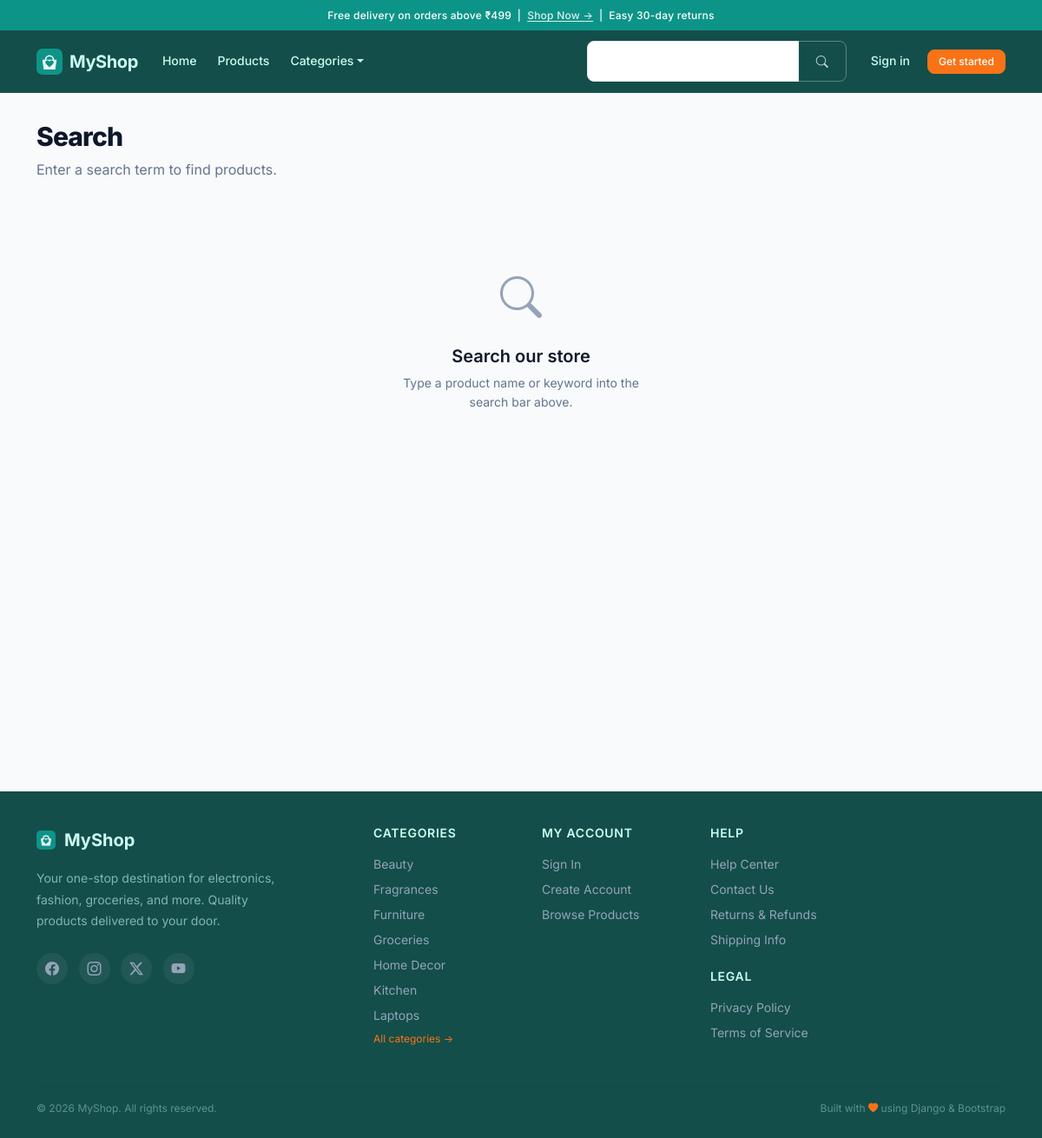
The app's page /search/ with its own data.
### shop/models.py (models this page shows, shortened)
class Category(models.Model):
    name = models.CharField(max_length=100)
    slug = models.SlugField(unique=True)
    image = models.ImageField(upload_to="categories/", null=True, blank=True)
    icon = models.CharField(max_length=50, default="bi-grid-3x3-gap")

### shop/views.py (the view)
# urls.py: path("search/", views.search, name="search"),
def search(request):
    query = request.GET.get("q", "").strip()
    products = Product.objects.none()
    if query:
        products = Product.objects.filter(
            Q(name__icontains=query) | Q(description__icontains=query)
        ).select_related("category")
    return render(request, "shop/search_results.html", {
        "products": products,
        "query": query,
    })

### shop/context_processors.py (called while the page is built)
def categories(request):
    return {"categories": Category.objects.all()}

### shop/templates/shop/search_results.html (shortened to what this page needs)
{% extends "shop/base.html" %}
{% block content %}
<div class="page-header">
  {% if query %}
    <h1 class="page-title">Results for "{{ query }}"</h1>
    <p class="page-subtitle">
      {% if products %}{{ products|length }} product{{ products|length|pluralize }} found{% else %}No products found{% endif %}
    </p>
  {% else %}
    <h1 class="page-title">Search</h1>
    <p class="page-subtitle">Enter a search term to find products.</p>
  {% endif %}
</div>
{% if products %}
  <div class="row g-4">
    {% for product in products %}
      <div class="col-6 col-md-4 col-lg-3">
        <div class="product-card">
          <div class="product-img-wrap">
            <img src="{{ product.image.url }}" alt="{{ product.name }}" loading="lazy">
          </div>
          <div class="card-body">
            <p class="product-detail-category">{{ product.category.name }}</p>
            <h6 class="product-name">{{ product.name }}</h6>
            <p class="product-price">₹{{ product.price }}</p>
            <div class="product-actions">
              <a href="{% url 'product_detail' product.pk %}" class="btn btn-outline-primary btn-sm">
                <i class="bi bi-eye"></i> View
              </a>
              {% if user.is_authenticated %}
                <form method="post" action="{% url 'add_to_cart' product.id %}" class="flex-1">
                  {% csrf_token %}
                  <button type="submit" class="btn btn-success btn-sm w-100">
                    <i class="bi bi-bag-plus"></i> Add
                  </button>
                </form>
              {% else %}
                <a href="{% url 'login' %}" class="btn btn-success btn-sm flex-1">
                  <i class="bi bi-bag-plus"></i> Add
                </a>
              {% endif %}
            </div>
          </div>
        </div>
      </div>
    {% endfor %}
  </div>
{% else %}
  <div class="empty-state">
    <div class="empty-state-icon"><i class="bi bi-search"></i></div>
    <h4>Search our store</h4>
    <p>Type a product name or keyword into the search bar above.</p>
  </div>
{% endif %}
{% endblock %}

### shop/templates/shop/base.html (shortened to what this page needs)
{% load static %}
<!DOCTYPE html>
<html lang="en">
<head>
  <link href="https://cdn.jsdelivr.net/npm/bootstrap@5.3.3/dist/css/bootstrap.min.css" rel="stylesheet" />
  <link href="https://cdn.jsdelivr.net/npm/bootstrap-icons@1.11.3/font/bootstrap-icons.css" rel="stylesheet" />
  <link href="{% static 'shop/css/main.css' %}" rel="stylesheet" />
  <link href="{% static 'shop/css/ecommerce.css' %}" rel="stylesheet" />
</head>
<body>
<div class="announcement-bar">
  Free delivery on orders above ₹499 &nbsp;|&nbsp;
  <a href="{% url 'product_list' %}">Shop Now →</a>
  &nbsp;|&nbsp; Easy 30-day returns
</div>
<nav class="navbar navbar-expand-lg sticky-top">
  <div class="container">
    <a class="navbar-brand" href="{% url 'home' %}">
      <img src="{% static 'shop/img/logo.svg' %}" alt="MyShop" class="navbar-logo">
      MyShop
    </a>
    <div class="collapse navbar-collapse" id="navbarNav">
      <ul class="navbar-nav me-auto align-items-lg-center">
        <li class="nav-item">
          <a class="nav-link {% if request.path == '/' %}active{% endif %}" href="{% url 'home' %}">Home</a>
        </li>
        <li class="nav-item">
          <a class="nav-link {% if '/products/' in request.path %}active{% endif %}" href="{% url 'product_list' %}">Products</a>
        </li>
        <li class="nav-item dropdown">
          <a class="nav-link dropdown-toggle" href="#" id="categoriesDropdown" role="button"
            data-bs-toggle="dropdown" aria-expanded="false">Categories</a>
        </li>
      </ul>
      <form class="d-flex me-3 my-2 my-lg-0" method="get" action="{% url 'search' %}">
        <div class="input-group" style="max-width:320px;">
          <input
            class="form-control search-input"
            type="search"
            placeholder="Search products..."
            aria-label="Search products"
            name="q"
            value="{{ request.GET.q|default:'' }}"
          />
          <button class="btn search-btn" type="submit" aria-label="Submit search">
            <i class="bi bi-search"></i>
          </button>
        </div>
      </form>
      <ul class="navbar-nav align-items-lg-center gap-1">
        {% if user.is_authenticated %}
          <li class="nav-item">
            <a class="nav-link position-relative" href="{% url 'cart' %}" aria-label="Shopping cart">
              <i class="bi bi-bag"></i>
              {% if request.session.cart %}
                <span class="badge bg-danger cart-badge position-absolute top-0 start-100 translate-middle rounded-pill">
                  {{ request.session.cart|length }}
                </span>
              {% endif %}
            </a>
          </li>
          <li class="nav-item">
            <a class="nav-link" href="{% url 'wishlist' %}" aria-label="Wishlist">
              <i class="bi bi-heart"></i>
            </a>
          </li>
          <li class="nav-item dropdown">
            <a class="nav-link dropdown-toggle d-flex align-items-center gap-2" href="#"
              id="userDropdown" role="button" data-bs-toggle="dropdown" aria-expanded="false">
              <span class="d-inline-flex align-items-center justify-content-center rounded-circle bg-primary text-white"
                style="width:28px;height:28px;font-size:0.7rem;font-weight:700;">
                {{ user.username|first|upper }}
              </span>
              <span class="d-none d-lg-inline">{{ user.username }}</span>
            </a>
            <ul class="dropdown-menu dropdown-menu-end" aria-labelledby="userDropdown">
              <li>
                <span class="dropdown-item-text" style="font-size:0.75rem;color:var(--color-text-muted);">
                  Signed in as <strong>{{ user.username }}</strong>
                </span>
              </li>
              <li><hr class="dropdown-divider"></li>
              <li>
                <a class="dropdown-item" href="{% url 'order_history' %}">
                  <i class="bi bi-clock-history"></i> My Orders
                </a>
              </li>
              <li>
                <a class="dropdown-item" href="{% url 'wishlist' %}">
                  <i class="bi bi-heart"></i> Wishlist
                </a>
              </li>
              <li><hr class="dropdown-divider"></li>
              <li>
                <form method="post" action="{% url 'logout' %}">
                  {% csrf_token %}
                  <button type="submit" class="dropdown-item text-danger">
                    <i class="bi bi-box-arrow-right"></i> Sign out
                  </button>
                </form>
              </li>
            </ul>
          </li>
        {% else %}
          <li class="nav-item">
            <a class="nav-link" href="{% url 'login' %}">Sign in</a>
          </li>
          <li class="nav-item">
            <a class="btn btn-accent btn-sm ms-1" href="{% url 'signup' %}">Get started</a>
          </li>
        {% endif %}
      </ul>
    </div>
  </div>
</nav>
<div class="page-wrapper">
  <div class="container">
    {% block content %}{% endblock %}
  </div>
</div>
<footer class="site-footer">
  <div class="container">
    <div class="row g-4 g-lg-5">
      <div class="col-12 col-lg-4">
        <div class="footer-brand mb-3">
          <img src="{% static 'shop/img/logo.svg' %}" alt="" class="footer-logo"> MyShop
        </div>
        <p class="footer-tagline">
          Your one-stop destination for electronics, fashion, groceries, and more.
          Quality products delivered to your door.
        </p>
        <div class="social-links mt-4">
          <a href="#" aria-label="Facebook"><i class="bi bi-facebook"></i></a>
          <a href="#" aria-label="Instagram"><i class="bi bi-instagram"></i></a>
          <a href="#" aria-label="Twitter / X"><i class="bi bi-twitter-x"></i></a>
          <a href="#" aria-label="YouTube"><i class="bi bi-youtube"></i></a>
        </div>
      </div>
      <div class="col-6 col-sm-4 col-lg-2">
        <h6>Categories</h6>
        {% for category in categories|slice:":7" %}
          <a href="{% url 'category_products' category.slug %}">{{ category.name }}</a>
        {% endfor %}
        <a href="{% url 'product_list' %}" class="footer-see-all">All categories →</a>
      </div>
      <div class="col-6 col-sm-4 col-lg-2">
        <h6>My Account</h6>
        {% if user.is_authenticated %}
          <a href="{% url 'order_history' %}">My Orders</a>
          <a href="{% url 'wishlist' %}">Wishlist</a>
          <a href="{% url 'cart' %}">Cart</a>
        {% else %}
          <a href="{% url 'login' %}">Sign In</a>
          <a href="{% url 'signup' %}">Create Account</a>
        {% endif %}
        <a href="{% url 'product_list' %}">Browse Products</a>
      </div>
      <div class="col-6 col-sm-4 col-lg-2">
        <h6>Help</h6>
        <a href="#">Help Center</a>
        <a href="#">Contact Us</a>
        <a href="#">Returns &amp; Refunds</a>
        <a href="#">Shipping Info</a>
        <h6 class="mt-4">Legal</h6>
        <a href="#">Privacy Policy</a>
        <a href="#">Terms of Service</a>
      </div>
    </div>
    <hr class="footer-divider">
    <div class="footer-bottom">
      <p>&copy; {% now "Y" %} MyShop. All rights reserved.</p>
      <p>Built with <i class="bi bi-heart-fill" style="color:var(--color-accent);font-size:0.7rem;"></i> using Django &amp; Bootstrap</p>
    </div>
  </div>
</footer>
</body>
</html>

### shop/static/shop/css/ecommerce.css (style rules this page uses)
.announcement-bar { background: var(--color-primary); color: #fff; text-align: center; padding: var(--space-2) var(--space-4); font-size: var(--font-size-xs); font-weight: 500; letter-spacing: 0.02em; }
.announcement-bar a { color: rgba(255,255,255,.85); text-decoration: underline; text-underline-offset: 2px; }

### records on screen
Category: name "Beauty"
Category: name "Fragrances"
Category: name "Furniture"
Category: name "Groceries"
Category: name "Home Decor"
Category: name "Kitchen"
Category: name "Laptops"
